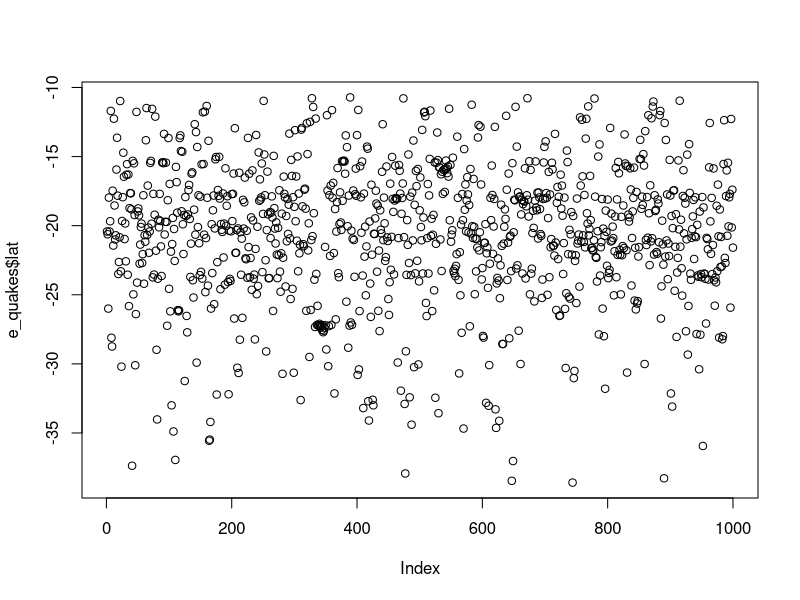
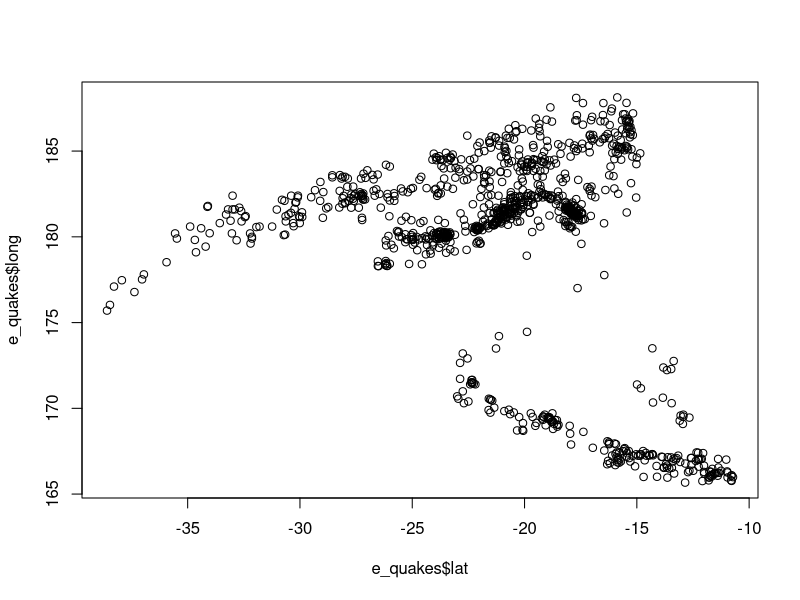
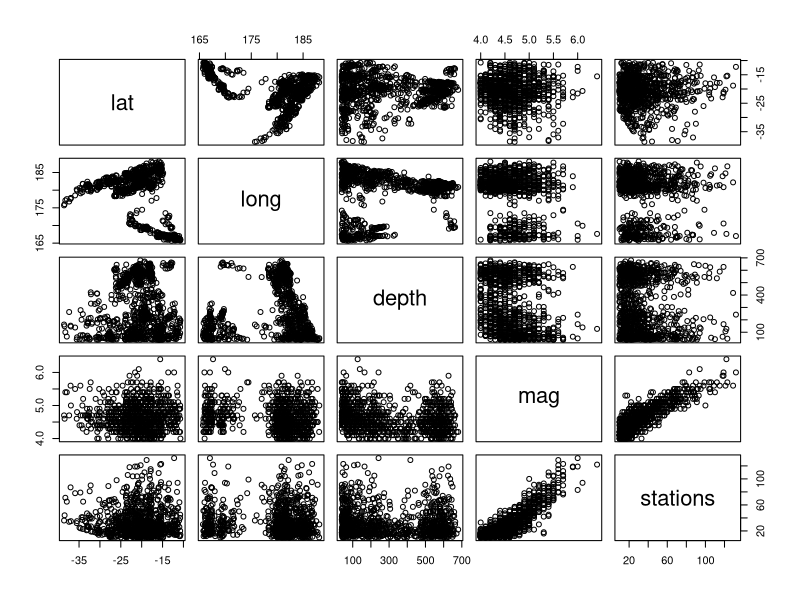
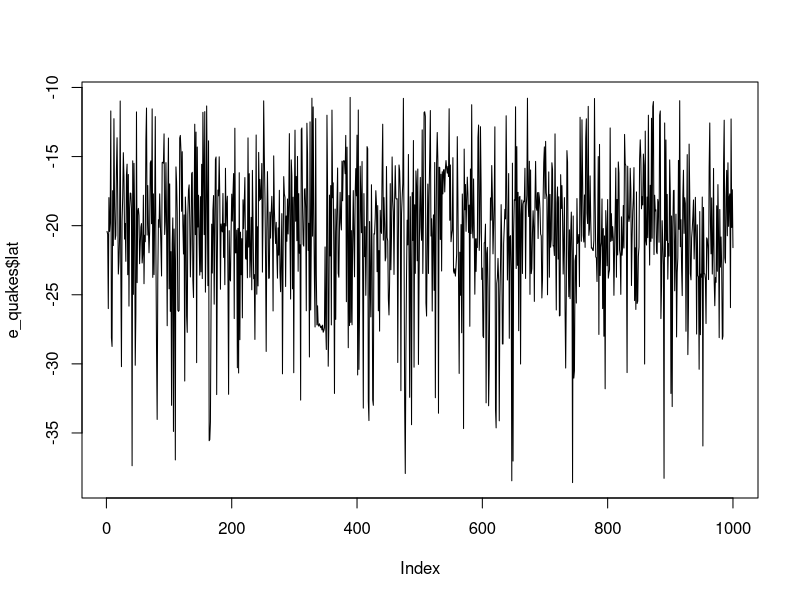
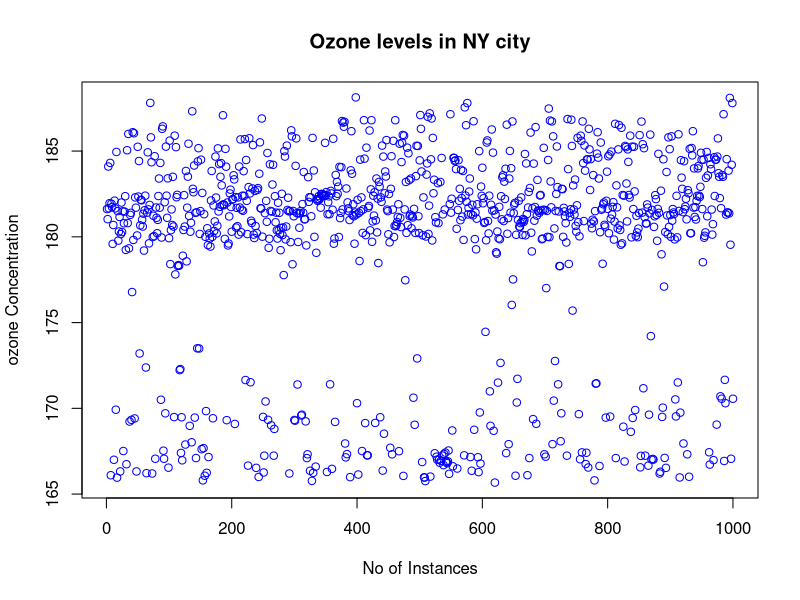
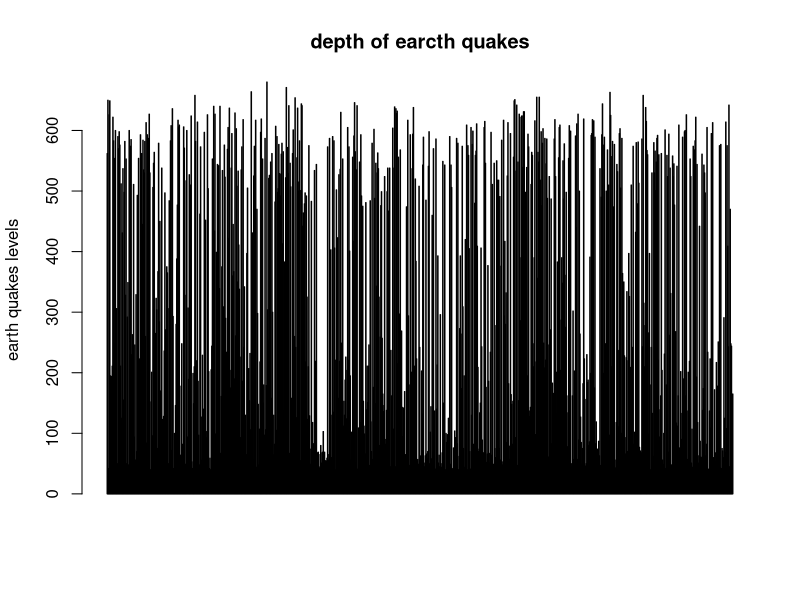
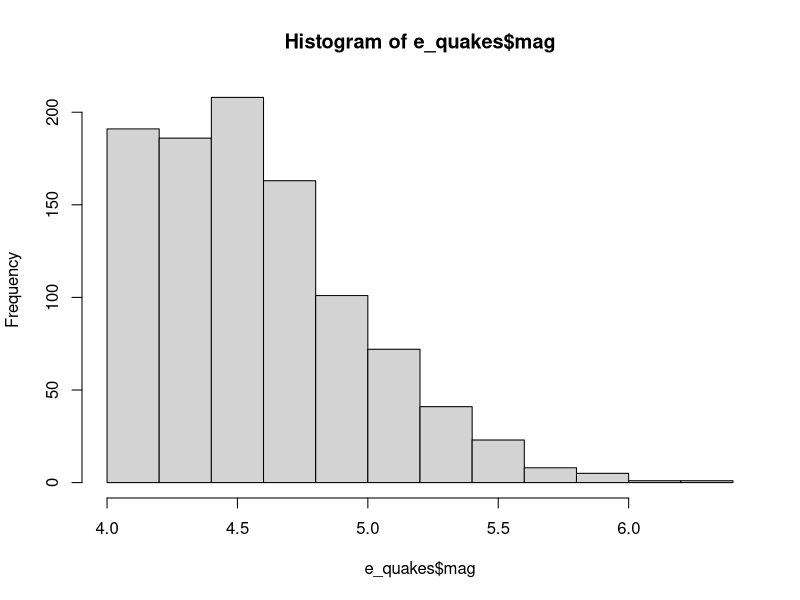
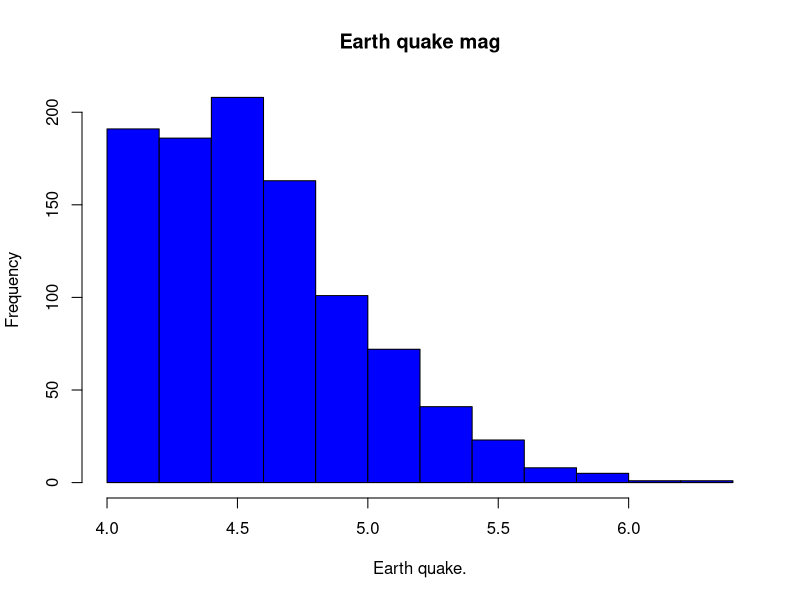

Reproduce these figures in R, in order.
e_quakes<-datasets::quakes

mean(e_quakes$lat,na.rm=T)
median(e_quakes$lat,na.rm=T)
var(e_quakes$lat,na.rm=T)
sd(e_quakes$lat,na.rm=T)
range(e_quakes$lat,na.rm=T)
summary(e_quakes$lat,na.rm=T)

mean(e_quakes$long,na.rm=T)
median(e_quakes$long,na.rm=T)
var(e_quakes$long,na.rm=T)
sd(e_quakes$long,na.rm=T)
range(e_quakes$long,na.rm=T)
summary(e_quakes$long,na.rm=T)

mean(e_quakes$depth,na.rm=T)
median(e_quakes$depth,na.rm=T)
var(e_quakes$depth,na.rm=T)
sd(e_quakes$depth,na.rm=T)
range(e_quakes$depth,na.rm=T)
summary(e_quakes$depth,na.rm=T)

mean(e_quakes$mag,na.rm=T)
median(e_quakes$mag,na.rm=T)
var(e_quakes$mag,na.rm=T)
sd(e_quakes$mag,na.rm=T)
range(e_quakes$mag,na.rm=T)
summary(e_quakes$mag,na.rm=T)

mean(e_quakes$stations,na.rm=T)
median(e_quakes$stations,na.rm=T)
var(e_quakes$stations,na.rm=T)
sd(e_quakes$stations,na.rm=T)
range(e_quakes$stations,na.rm=T)
summary(e_quakes$stations,na.rm=T)


summary(e_quakes,na.rm=T)


####Top 10 rows and last 10 rows
head(e_quakes,10)
tail(e_quakes,10)
######Columns

e_quakes[,c(1,2)]

df<-e_quakes[,-6]

e_quakes$lat

mean(e_quakes$lat)

summary(e_quakes[,1])
###########Summary of the data#########
summary(e_quakes$long)
summary(e_quakes)
########Visualization Techniques#############
plot(e_quakes$lat)
plot(e_quakes$lat,e_quakes$long,type="p")
plot(e_quakes)
# points and lines 
plot(e_quakes$lat, type= "l") # p: points, l: lines,b: both
plot(e_quakes$long, ylab = 'ozone Concentration', 
     xlab = 'No of Instances', main = 'Ozone levels in NY city',
     col = 'blue')
# Horizontal bar plot
barplot(e_quakes$depth, main = 'depth of earcth quakes',
        ylab = 'earth quakes levels', col= 'blue',horiz = F,axes=T)
#Histogram
hist(e_quakes$mag)
hist(e_quakes$mag, 
     main = 'Earth quake mag',
     xlab = 'Earth quake.', col='blue')

#Single box plot
boxplot(e_quakes$depth,main="Boxplot")

# Multiple box plots
boxplot(e_quakes[,1:4],main='Multiple')

#margin of the grid(mar), 
#no of rows and columns(mfrow), 
#whether a border is to be included(bty) 
#and position of the 
#labels(las: 1 for horizontal, las: 0 for vertical)
#bty - box around the plot
par(mfrow=c(3,3),mar=c(2,5,2,1),  las=0, bty="n")

plot(e_quakes$stations)
plot(e_quakes$stations, e_quakes$mag)
plot(e_quakes$stations, type= "l")
plot(e_quakes$stations, type= "l")
plot(e_quakes$stations, type= "l")
barplot(e_quakes$stations, main = 'earth quake depth',
        xlab = 'eartch quake levels', col='green',horiz = TRUE)
hist(e_quakes$stations)
boxplot(e_quakes$stations)
boxplot(e_quakes[,0:4], main='Multiple Box plots')
